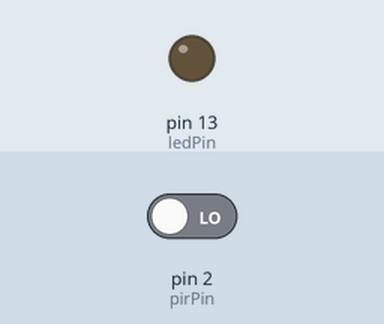
Bench run of a sketch on a simulated Arduino Uno, built with avr-gcc and run on an emulated ATmega328P. On the bench: output pins drawn as LEDs (lit = HIGH). The test bench sets the inputs (shaded band); at power-on: pin 2 (pirPin) LOW.

Above: at 1.2 s.
1.3 s: pin 2 (pirPin) driven HIGH
At 2.5 s:
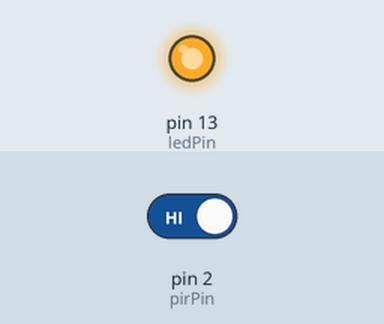
2.8 s: pin 2 (pirPin) driven LOW
At 3.9 s:
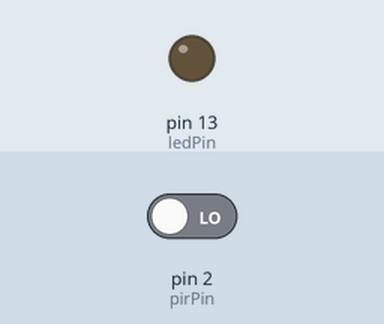
Timing chart, 0 to 5.8 s (numbered marks = the images above; inputs shaded):
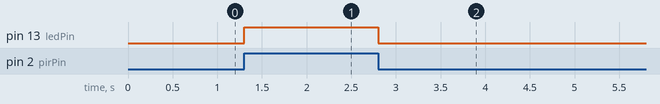

The sketch:

pir_test.ino
```cpp
// Based on "Henry's Bench"
// HC-SR501 Motion Detector

int ledPin = 13;
int pirPin = 2;

void setup()
{
  pinMode(ledPin, OUTPUT);
  pinMode(pirPin, INPUT);

  digitalWrite(ledPin, LOW);
}

void loop()
{
  digitalWrite(ledPin, digitalRead(pirPin));
}
```

Measured:
- after the input at 1.3 s, pin 13 (ledPin): LOW → HIGH at once
- after the input at 2.8 s, pin 13 (ledPin): HIGH → LOW at once
